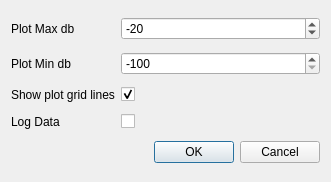
<?xml version="1.0" encoding="UTF-8"?>
<ui version="4.0">
 <class>prefsDialog</class>
 <widget class="QDialog" name="prefsDialog">
  <property name="geometry">
   <rect>
    <x>0</x>
    <y>0</y>
    <width>331</width>
    <height>182</height>
   </rect>
  </property>
  <property name="windowTitle">
   <string>Preferences</string>
  </property>
  <layout class="QGridLayout" name="gridLayout">
   <item row="1" column="0">
    <widget class="QLabel" name="dbMinlbl">
     <property name="text">
      <string>Plot Min db</string>
     </property>
    </widget>
   </item>
   <item row="1" column="1">
    <widget class="QSpinBox" name="dbMinsb">
     <property name="minimum">
      <number>-100</number>
     </property>
     <property name="maximum">
      <number>-60</number>
     </property>
     <property name="singleStep">
      <number>10</number>
     </property>
     <property name="value">
      <number>-100</number>
     </property>
    </widget>
   </item>
   <item row="2" column="0">
    <widget class="QLabel" name="plotGridlbl">
     <property name="text">
      <string>Show plot grid lines</string>
     </property>
    </widget>
   </item>
   <item row="2" column="1">
    <widget class="QCheckBox" name="plotGridcbx">
     <property name="checked">
      <bool>true</bool>
     </property>
    </widget>
   </item>
   <item row="0" column="0">
    <widget class="QLabel" name="dbMaxlbl">
     <property name="text">
      <string>Plot Max db</string>
     </property>
    </widget>
   </item>
   <item row="0" column="1">
    <widget class="QSpinBox" name="dbMaxsb">
     <property name="minimum">
      <number>-50</number>
     </property>
     <property name="maximum">
      <number>0</number>
     </property>
     <property name="singleStep">
      <number>10</number>
     </property>
     <property name="value">
      <number>-20</number>
     </property>
    </widget>
   </item>
   <item row="4" column="0">
    <widget class="QLabel" name="logoLbl">
     <property name="pixmap">
      <pixmap>linssid48.png</pixmap>
     </property>
     <property name="alignment">
      <set>Qt::AlignCenter</set>
     </property>
    </widget>
   </item>
   <item row="4" column="1">
    <widget class="QDialogButtonBox" name="buttonBox">
     <property name="orientation">
      <enum>Qt::Horizontal</enum>
     </property>
     <property name="standardButtons">
      <set>QDialogButtonBox::Cancel|QDialogButtonBox::Ok</set>
     </property>
    </widget>
   </item>
   <item row="3" column="1">
    <widget class="QCheckBox" name="logDatacbx">
     <property name="toolTip">
      <string>&lt;html&gt;&lt;head/&gt;&lt;body&gt;&lt;p&gt;Log data to file &amp;quot;~/LinSSID.datalog&amp;quot;&lt;/p&gt;&lt;/body&gt;&lt;/html&gt;</string>
     </property>
     <property name="text">
      <string/>
     </property>
    </widget>
   </item>
   <item row="3" column="0">
    <widget class="QLabel" name="logDatalbl">
     <property name="toolTip">
      <string>&lt;html&gt;&lt;head/&gt;&lt;body&gt;&lt;p&gt;Log data to file &amp;quot;~/LinSSID.datalog&amp;quot;&lt;/p&gt;&lt;/body&gt;&lt;/html&gt;</string>
     </property>
     <property name="text">
      <string>Log Data</string>
     </property>
    </widget>
   </item>
  </layout>
 </widget>
 <resources/>
 <connections>
  <connection>
   <sender>buttonBox</sender>
   <signal>accepted()</signal>
   <receiver>prefsDialog</receiver>
   <slot>accept()</slot>
   <hints>
    <hint type="sourcelabel">
     <x>248</x>
     <y>254</y>
    </hint>
    <hint type="destinationlabel">
     <x>157</x>
     <y>274</y>
    </hint>
   </hints>
  </connection>
  <connection>
   <sender>buttonBox</sender>
   <signal>rejected()</signal>
   <receiver>prefsDialog</receiver>
   <slot>reject()</slot>
   <hints>
    <hint type="sourcelabel">
     <x>316</x>
     <y>260</y>
    </hint>
    <hint type="destinationlabel">
     <x>286</x>
     <y>274</y>
    </hint>
   </hints>
  </connection>
 </connections>
</ui>
